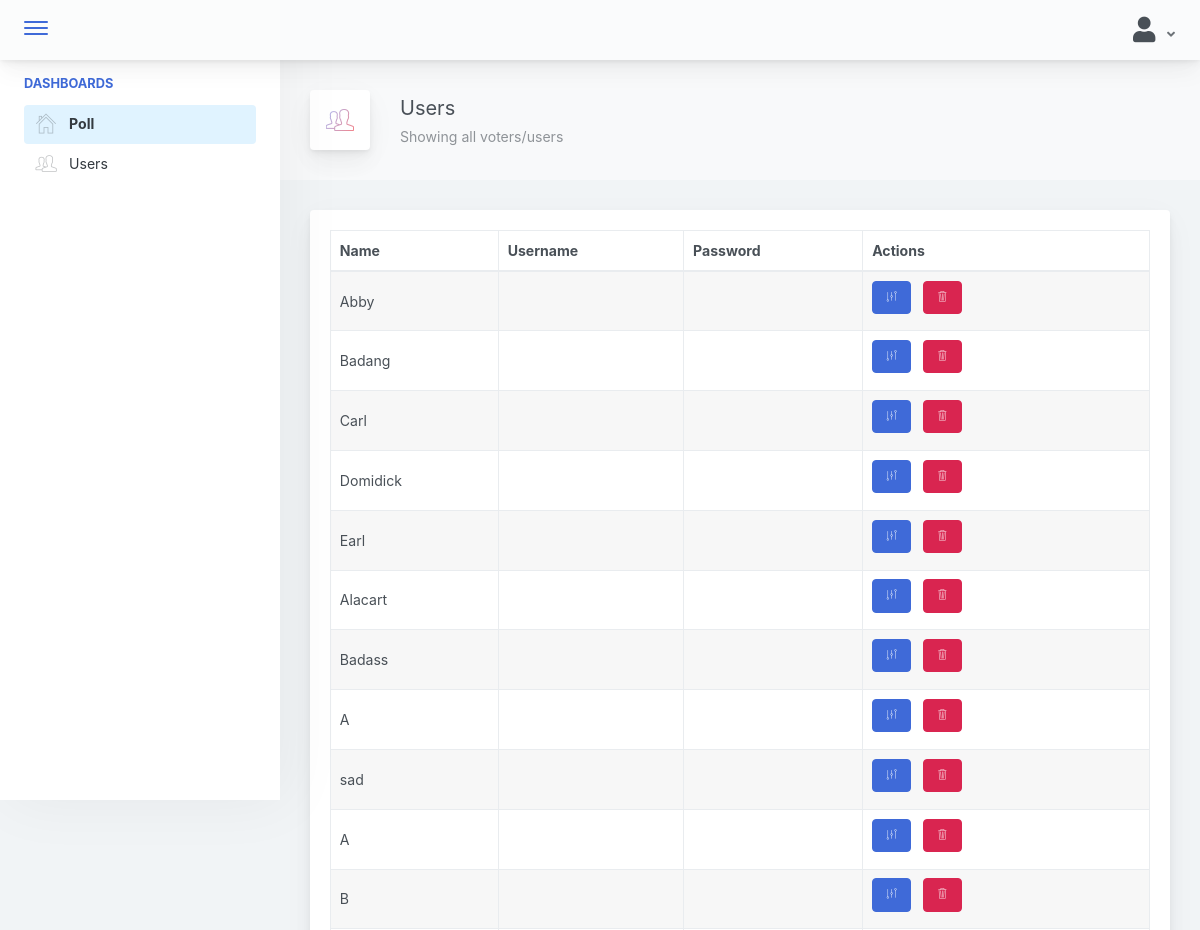
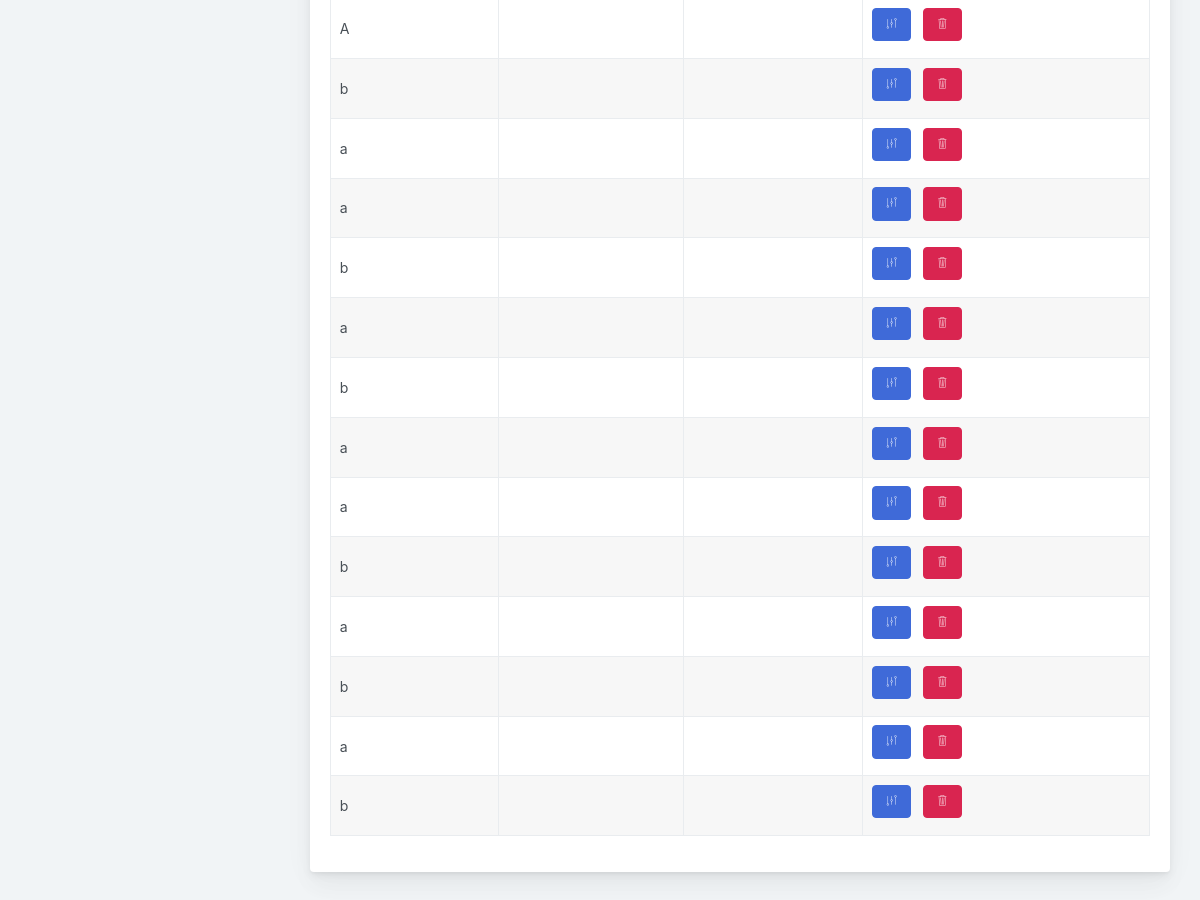
/admin/pages/users.php (signed in), run on an earlier commit of the app's database (2 pictures, top to bottom).
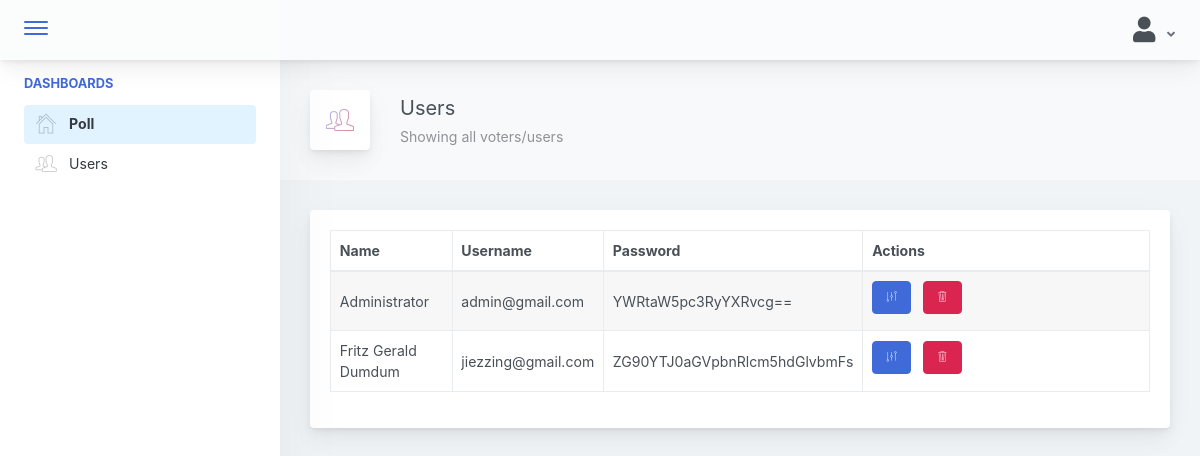
And on a later commit of the database.
### tables this page shows
CREATE TABLE `users_profile` (
  `voters_id` int(5) NOT NULL,
  `pos_id` int(11) DEFAULT NULL,
  `type_id` int(11) NOT NULL,
  `user_fullname` varchar(50) NOT NULL,
  `user_age` int(11) DEFAULT NULL,
  `user_address` varchar(150) DEFAULT NULL,
  `user_motto` varchar(150) DEFAULT NULL,
  `user_achievements` varchar(500) DEFAULT NULL,
  `user_image` varchar(500) DEFAULT NULL,
  `user_status` int(11) NOT NULL
);

CREATE TABLE `users_account_file` (
  `voters_id` int(11) NOT NULL,
  `voters_username` varchar(30) DEFAULT NULL,
  `voters_password` varchar(50) DEFAULT NULL,
  `voters_status` int(1) NOT NULL
);

### model/select_queries.php (called while the page is built, shortened)
<?php
	class Select
	{
        private $conn;
		public function __construct($db){
			$this->conn = $db;
		}
		public function getUsers(){
			$query = "SELECT * FROM users_profile prof, users_account_file acc WHERE prof.voters_id=acc.voters_id";
			$this->conn->setAttribute( PDO::ATTR_ERRMODE, PDO:: ERRMODE_WARNING);
			$sel = $this->conn->prepare($query);
			$sel->execute();
			return $sel;
		}
    }
?>

### admin/components/data_table.php (the view)
<div class="row">
    <div class="col-md-12">
        <div class="main-card mb-3 card">
            <div class="card-body">
                <table id="users-table" class="table table-striped table-bordered" style="width:100%">
                    <thead>
                        <tr>
                            <th>Name</th>
                            <th>Username</th>
                            <th>Password</th>
                            <th style="width: 35%">Actions</th>
                        </tr>
                    </thead>
                    <tbody>
                        <?php
                            $query = $select->getUsers();
                            while($row = $query->fetch(PDO::FETCH_ASSOC)){
                                echo'
                                    <tr>
                                        <td>'.$row['user_fullname'].'</td>
                                        <td>'.$row['voters_username'].'</td>
                                        <td>'.$row['voters_password'].'</td>
                                        <td>
                                            <button class="mb-2 mr-2 btn btn-primary"><i class="metismenu-icon pe-7s-edit"></i></button>
                                            <button class="mb-2 mr-2 btn btn-danger"><i class="metismenu-icon pe-7s-trash"></i></button>
                                        </td>
                                    </tr>
                                ';
                            }
                        ?>
                    </tbody>
                </table>
            </div>
        </div>
    </div>
</div>

### admin/pages/users.php (shortened to what this page needs)
<!doctype html>
<html lang="en">
<?php
    $page = 'Users';
    include '../../admin/components/header.php';
    include '../../model/select_queries.php';
    $con = new connection();
    $db = $con->connect();
    $select = new Select($db);
?>
<body>
<div class="app-container app-theme-white body-tabs-shadow fixed-sidebar fixed-header">
    <?php
        include '../../admin/components/navbar.php';
        include '../../admin/components/sidebar.php';
        include '../../admin/components/semi-navbar.php';
        include '../../admin/components/data_table.php';
    ?>
</div>
</body>
</html>

### admin/components/header.php (shortened to what this page needs)
<head>
    <link href="../../main.css" rel="stylesheet">
    <link rel="stylesheet" href="../../assets/bootstrap-sweetalert/dist/sweetalert.css">
	<link rel="stylesheet" href="../../assets/css/datatable.bootstrap.min.css">
</head>

### admin/components/navbar.php (shortened to what this page needs)
<div class="app-header header-shadow">
    <div class="app-header__logo">
        <div>
            <button type="button" class="hamburger close-sidebar-btn hamburger--elastic" data-class="closed-sidebar">
                <span class="hamburger-box">
                    <span class="hamburger-inner"></span>
                </span>
            </button>
        </div>
    </div>
    <div class="app-header__content">
        <div class="app-header-right">
            <div class="header-btn-lg pr-0">
                <div class="widget-content p-0">
                    <div class="widget-content-wrapper">
                        <div class="widget-content-left">
                            <div class="btn-group">
                                <a data-toggle="dropdown" aria-haspopup="true" aria-expanded="false" class="p-0 btn">
                                    <i class="fa fa-user fa-2x"></i>
                                    <i class="fa fa-angle-down ml-2 opacity-8"></i>
                                </a>
                            </div>
                        </div>
                    </div>
                </div>
            </div>
        </div>
    </div>
</div>

### admin/components/sidebar.php (shortened to what this page needs)
<div class="app-main">
    <div class="app-sidebar sidebar-shadow">
            <div class="scrollbar-sidebar">
            <div class="app-sidebar__inner">
                <ul class="vertical-nav-menu">
                    <li class="app-sidebar__heading">Dashboards</li>
                    <li>
                        <a href="../../admin/pages/poll.php" class="mm-active">
                            <i class="metismenu-icon pe-7s-home "></i>
                            Poll
                        </a>
                    </li>
                    <li>
                        <a href="../../admin/pages/users.php">
                            <i class="metismenu-icon pe-7s-users"></i>
                            Users
                        </a>
                    </li>
                </ul>
            </div>
        </div>
    </div>

### admin/components/semi-navbar.php
<div class="app-main__outer">
    <div class="app-main__inner">
        <?php
            if($page == "Poll"){
                echo '
                    <div class="app-page-title">
                        <div class="page-title-wrapper">
                            <div class="page-title-heading">
                                <div class="page-title-icon">
                                    <i class="pe-7s-graph2 icon-gradient bg-amy-crisp">
                                    </i>
                                </div>
                                <div>Poll
                                    <div class="page-title-subheading">Automated computation of all votes
                                    </div>
                                </div>
                            </div>
                            <div class="page-title-actions">
                                <button type="button" data-toggle="tooltip" title="Create Poll" data-placement="bottom" class="btn-shadow mr-3 btn btn-danger" id="create-poll-btn">
                                    <i class="fa fa-plus"></i>
                                </button>
                            </div>
                        </div>
                    </div>
                ';
            }
            else{
                echo '
                    <div class="app-page-title">
                        <div class="page-title-wrapper">
                            <div class="page-title-heading">
                                <div class="page-title-icon">
                                    <i class="pe-7s-users icon-gradient bg-amy-crisp">
                                    </i>
                                </div>
                                <div>Users
                                    <div class="page-title-subheading">Showing all voters/users
                                    </div>
                                </div>
                            </div>
                        </div>
                    </div>
                ';
            }
        ?>

What changed in the data, as far as the page shows it:
removed users_profile: user_fullname "Carl"
removed users_profile: user_fullname "Domidick"
removed users_profile: user_fullname "Earl"
removed users_profile: user_fullname "Alacart"
removed users_profile: user_fullname "Badass"
removed users_profile: user_fullname "A"
removed users_profile: user_fullname "sad"
removed users_profile: user_fullname "A"
removed users_profile: user_fullname "B"
removed users_profile: user_fullname "A"
removed users_profile: user_fullname "b"
removed users_profile: user_fullname "a"
removed users_profile: user_fullname "a"
removed users_profile: user_fullname "b"
removed users_profile: user_fullname "a"
removed users_profile: user_fullname "b"
removed users_profile: user_fullname "a"
removed users_profile: user_fullname "a"
removed users_profile: user_fullname "b"
removed users_profile: user_fullname "a"
removed users_profile: user_fullname "b"
removed users_profile: user_fullname "a"
removed users_profile: user_fullname "b"
changed users_profile: user_fullname "Abby" → "Administrator"; users_account_file.voters_username (not shown) → "admin@gmail.com"; users_account_file.voters_password (not shown) → "YWRtaW5pc3RyYXRvcg=="
changed users_profile: user_fullname "Badang" → "Fritz Gerald Dumdum"; users_account_file.voters_username (not shown) → "jiezzing@gmail.com"; users_account_file.voters_password (not shown) → "ZG90YTJ0aGVpbnRlcm5hdGlvbmFs"
